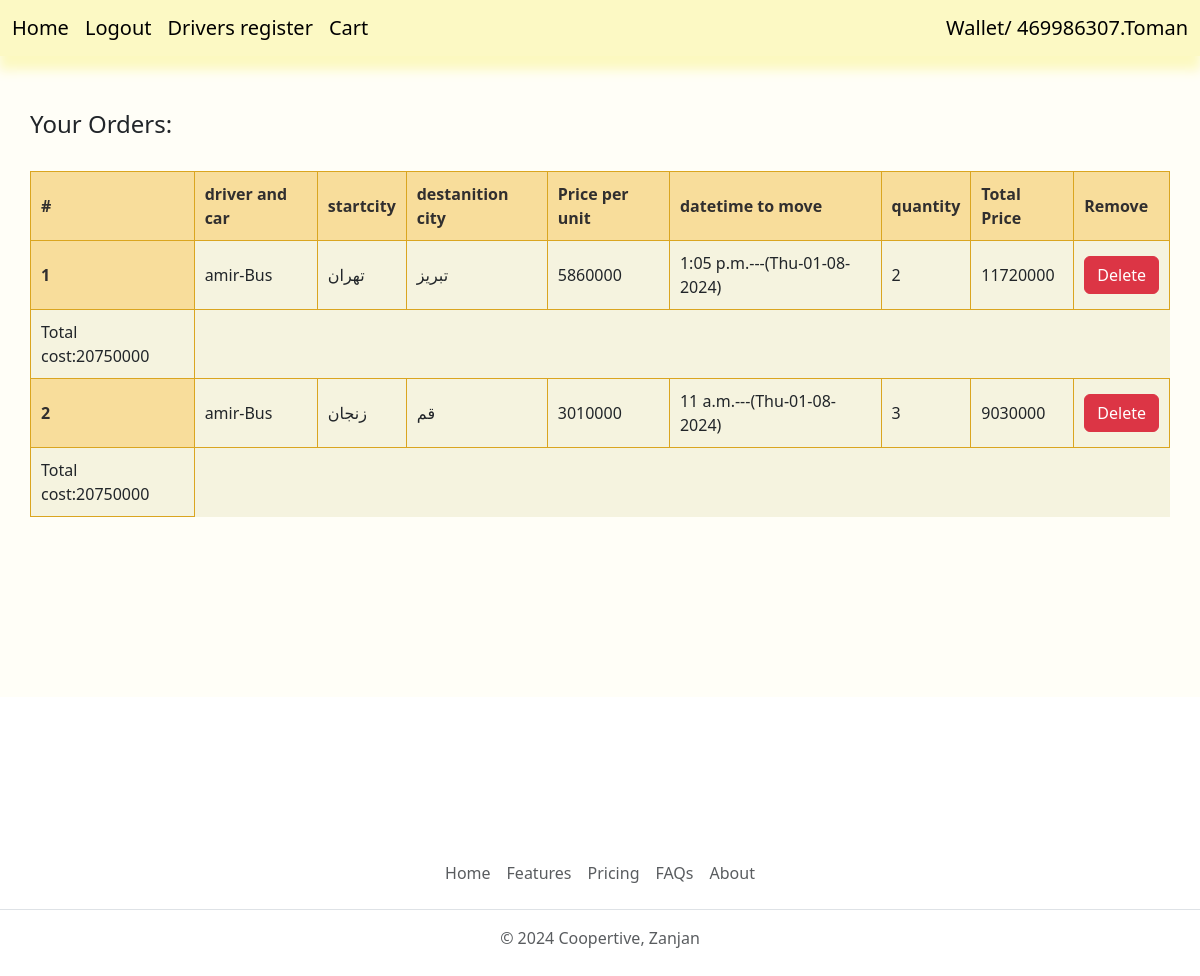
/orders/orders/detail/2/ (signed in), run on the app's committed database.
### accounts/models.py (models this page shows, shortened)
class User(AbstractUser):
    email = models.EmailField(max_length=250, unique=True)
    choice = (('1', 'user'),('2', 'driver'),('3', 'admin'))
    user_type = models.CharField(max_length=10, choices=choice)
    objects = UserManager()
    USERNAME_FIELD = 'email'
    REQUIRED_FIELDS = ['user_type', 'username']

class Wallet(models.Model):
    user = models.OneToOneField(User, on_delete=models.CASCADE, related_name='user_wallet')
    balance = models.IntegerField(default=0)

class Travel(models.Model):
    driver_car = models.ForeignKey(DriverCar, on_delete=models.CASCADE, related_name='driver_car')
    startcity = models.ForeignKey(City, on_delete=models.CASCADE, related_name='s_travel')
    destanition = models.ForeignKey(City, on_delete=models.CASCADE, related_name='d_travel')
    price = models.IntegerField(null=True, blank=True)
    date_time = models.DateTimeField(null=True)
    end_time = models.DateTimeField(null=True, blank=True)
    approved = models.BooleanField(default=False)

class DriverCar(models.Model):
    driver = models.ForeignKey(Driver, on_delete=models.CASCADE)
    car = models.ForeignKey(Car, on_delete=models.CASCADE)
    production_date = models.DateField()
    def __str__(self):
        return f'{self.driver}-{self.car}'

class Driver(models.Model):
    user = models.ForeignKey(User, on_delete=models.CASCADE, related_name='driver')
    city = models.ForeignKey('accounts.City', on_delete=models.CASCADE)
    created = models.DateTimeField(auto_now_add=True)
    def __str__(self):
        return self.user.username

class Car(models.Model):
    name = models.CharField(max_length=50)
    capacity = models.IntegerField()
    def __str__(self):
       return f'{self.name}'

class City(models.Model):
    name = models.CharField(max_length=100)
    lat = models.FloatField()
    lon = models.FloatField()
    class Meta:
        verbose_name = 'city'
        verbose_name_plural = 'cities'
    def __str__(self):
        return self.name

### orders/models.py (models this page shows, shortened)
class Order(models.Model):
    user = models.ForeignKey(User, on_delete=models.CASCADE, related_name='order_user')
    ticket = models.ForeignKey(Ticket, on_delete=models.CASCADE)
    quantity = models.IntegerField(default=0)
    paid_price = models.IntegerField(null=True)
    paid_date = models.DateTimeField(auto_now=True)
    created = models.DateTimeField(auto_now_add=True)
    updated = models.DateTimeField(auto_now=True)
    @property
    def get_cost(self):
        return self.ticket.travel.price * self.quantity
    @property
    def get_total_cost_for_user(self):
        orders = Order.objects.filter(user=self.user)
        total_cost = sum(order.get_cost for order in orders)
        return total_cost

class Ticket(models.Model):
    travel = models.ForeignKey(Travel, on_delete=models.CASCADE, related_name='travel_ticket')
    user = models.ForeignKey(User, on_delete=models.CASCADE, null=True, blank=True, related_name='user_ticket')
    is_available = models.BooleanField(default=True)

### orders/views.py (the view)
# urls.py: path('orders/detail/<int:user_id>/', views.OrderDetailView.as_view(), name='orders_detail'),
class OrderDetailView(View):
    def get(self, request, user_id):
        user = get_object_or_404(User, pk=user_id)
        orders = Order.objects.filter(user=user).order_by('-updated')
        return render(request, 'orders/orders_detail.html', {'orders':orders})

### orders/templates/orders/orders_detail.html (shortened to what this page needs)
{% extends 'base.html' %}
{% block content %}
<br>
<h4>Your Orders:</h4> <br>
<table class="myTable">
    <thead>
      <tr>
        <th>#</th>
        <th scope="col">driver and car</th>
        <th scope="col">startcity</th>
        <th scope="col">destanition city</th>
        <th scope="col">Price per unit</th>
        <th scope="col">datetime to move</th>
        <th scope="col">quantity</th>
        <th scope="col">Total Price</th>
        <th scope="col">Remove</th>
      </tr>
    </thead>
    <tbody>
    {% for order in orders%}
      <tr >
        <th scope="row"></th>
        <td>{{ order.ticket.travel.driver_car }}</td>
        <td>{{ order.ticket.travel.startcity }} </td>
        <td>{{ order.ticket.travel.destanition }}</td>
        <td>{{ order.ticket.travel.price }}</td>
        <td>{{ order.ticket.travel.date_time.time }}---({{ order.ticket.travel.date_time.date|date:"D-d-m-Y" }})</td>
        <td>{{ order.quantity }}</td>
        <td>{{ order.get_cost }}</td>
        <td><a href="{% url 'orders:order_delete' %}?order_id={{ order.id }}" class="btn btn-danger">Delete</a></td>
      </tr>
      <td>Total cost:{{ order.get_total_cost_for_user }}</td>
    {% endfor %}
    </tbody>
</table>
{% endblock %}

### templates/inc/navbar.html (shortened to what this page needs)
<nav class="navbar navbar-expand-lg navbar-light" style="background-color: rgb(252, 249, 196);box-shadow: 0px 13px 11px 1px rgb(252, 249, 192);">
    <div class="container-fluid" style="width: 100%;">
        <div class="container" style="display: flex; align-items: center;  padding: 0; margin: 0; width: 100%;" >
            {% if request.user.is_authenticated and user.is_superuser %}
              <a class="navbar-brand" href="{% url 'accounts:admin_panel' %}">admin</a>
            {% elif request.user.is_authenticated and user.user_type == '2' %}
                <a class="navbar-brand" href="{% url 'accounts:driver_travel' user.id %}">Driver panel</a>
            {% else %}
              <a class="navbar-brand" href="{% url 'home:home' %}">Home</a>
            {% endif %}
            {% if request.user.is_authenticated %}
              <a class="navbar-brand" href="{% url 'accounts:user_logout' %}">Logout</a>
            {% else %}
              <a class="navbar-brand" href="{% url 'accounts:user_register' %}">Register</a>
              <a class="navbar-brand" href="{% url 'accounts:user_login' %}">Login</a>
            {% endif %}
            {% if request.user.is_authenticated and user.user_type == '1' %}
                <a class="navbar-brand" href="{% url 'accounts:driver_register' user.id %}">Drivers register</a>
                <a class="navbar-brand" href="{% url 'orders:orders_detail' user.id %}">Cart</a>
            {% elif request.user.is_authenticated and user.user_type == '2' %}
                <a class="navbar-brand" href="{% url 'accounts:driver_profile' user.id %}">Driver Profile</a>
            {% endif %}
          </div>
            <div style="margin: 0; padding: 0;">
              {% if request.user.is_authenticated and user.user_type == '1' %}
              <a class="navbar-brand" style="margin: 0; padding: 0;" href="{% url 'accounts:wallet_balance' %}" >Wallet/ {{ user.user_wallet.balance }}.Toman</a>
              {% endif %}
            </div>
          </div>
</nav>

### orders/templates/orders/orders_detail.html (style rules this page uses)
.myTable { width: 100%; text-align: left; background-color: rgb(245, 243, 223); border-collapse: collapse; }
.myTable th { background-color: rgb(248, 221, 155); color: rgb(49, 47, 47); }
.myTable td, .myTable th { padding: 10px; border: 1px solid rgb(218, 165, 32); }
body { counter-reset: section; }
table tbody tr th::before { counter-increment: section; content: "Section " counter(section); }
table tbody tr th::before { content: counter(section); }

### data on the page
User: user_wallet.balance "469986307"
Order: ticket.travel.driver_car "amir-Bus", ticket.travel.startcity "تهران", ticket.travel.destanition "تبریز", ticket.travel.price "5860000", ticket.travel.date_time.time "1:05 p.m.", ticket.travel.date_time "Thu-01-08-2024", quantity "2", get_cost "11720000", get_total_cost_for_user "20750000"
Order: ticket.travel.driver_car "amir-Bus", ticket.travel.startcity "زنجان", ticket.travel.destanition "قم", ticket.travel.price "3010000", ticket.travel.date_time.time "11 a.m.", ticket.travel.date_time "Thu-01-08-2024", quantity "3", get_cost "9030000", get_total_cost_for_user "20750000"
